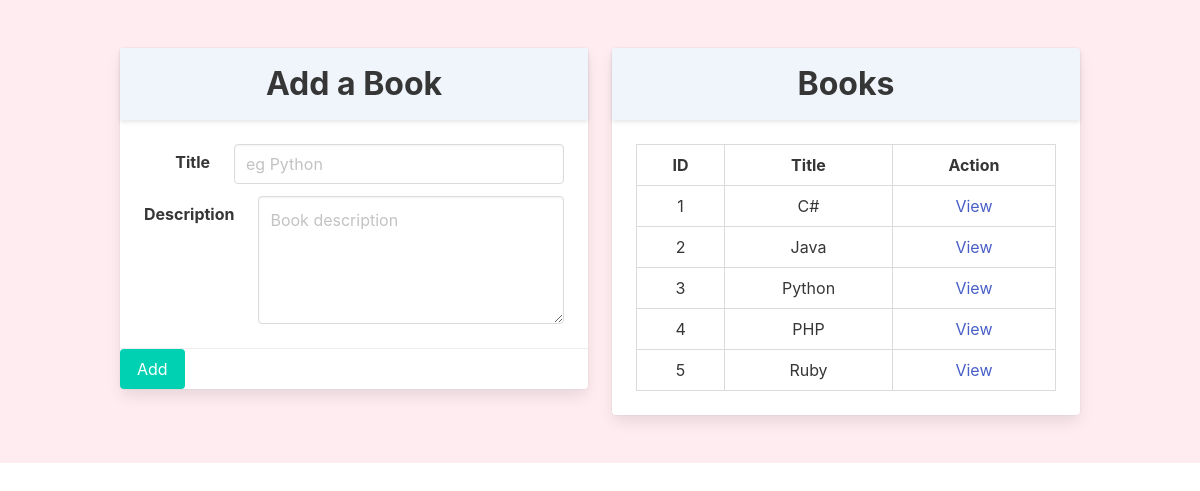
/, run on an earlier commit of the app's database.
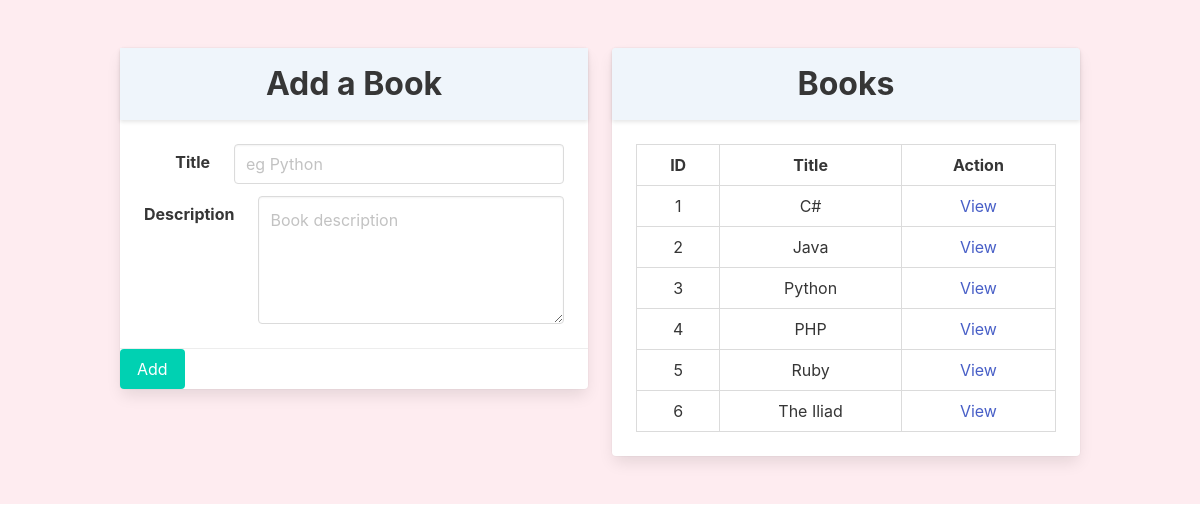
And on a later commit of the database.
### books_authors_app/models.py (models this page shows)
class Book(models.Model):
	title = models.CharField(max_length=255)
	desc = models.TextField()
	created_at = models.DateTimeField(auto_now_add=True)
	updated_at = models.DateTimeField(auto_now=True)

### books_authors_app/views.py (the view)
# urls.py: path('', views.index),
def index(request):
	context = {
		"all_books": Book.objects.all(),
		"all_authors": Author.objects.all(),
	}
	return render(request, "index.html", context)

### books_authors_app/templates/index.html (shortened to what this page needs)
<!DOCTYPE html>
<html lang="en">
<head>
	<link rel="stylesheet" href="https://cdn.jsdelivr.net/npm/bulma@0.9.2/css/bulma.min.css">
</head>
<body>
	<section class="section has-background-danger-light">
		<div class="container">
			<div class="columns">
				<div class="column">
					<div class="card">
						<form action='/add_book' method='post'">
							<header class="card-header has-background-info-light">
								<p class="card-header-title is-centered is-size-3">Add a Book</p>
							</header>
							<div class="card-content">
								<div class="field is-horizontal">
									<div class="field-label is-normal">
										<label class="label">Title</label>
									</div>
									<div class="field-body">
										<div class="field">
											<div class="control">
												<input class="input" type="text" name="title" placeholder="eg Python">
											</div>
										</div>
									</div>
								</div>
								<div class="field is-horizontal">
									<div class="field-label is-normal">
										<label class="label">Description</label>
									</div>
									<div class="field-body">
										<div class="field">
											<div class="control">
												<textarea class="textarea" placeholder="Book description" name="description" id="" ></textarea>
											</div>
										</div>
									</div>
								</div>
							</div>
							<div class="card-footer">
								<button class="button is-primary" type="submit">Add</button>
							</div>
						</form>
					</div>
				</div>
				<div class="column">
					<div class="card">
						<header class="card-header has-background-info-light">
							<p class="card-header-title is-centered is-size-3">Books</p>
						</header>
						<div class="card-content">
							<table class="table is-bordered is-hoverable is-fullwidth" style="text-align: center;;">
								<thead>
									<tr>
										<th>ID</th>
										<th>Title</th>
										<th>Action</th>
									</tr>
								</thead>
								<tbody>
									{% for book in all_books %}
										<tr>
											<td>{{ book.id }}</td>
											<td>{{ book.title }}</td>
											<td><a href="/books/{{ book.id }}">View</a></td>
										</tr>
									{% endfor %}
								</tbody>
							</table>
						</div>
					</div>
				</div>
			</div>
		</div>
	</section>
</body>
</html>

What changed in the data, as far as the page shows it:
added Book: id "6", title "The Iliad"
